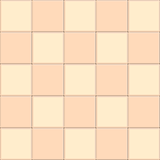

This game map was drawn from its Tiled (.tmx) file and the tilesets committed beside it. A one-line description and the full map source follow:
An orthogonal 5x5 tile map with 32x32 px tiles, 4 tile layers (Floor, Scenery, Entities, IA), 4 tilesets and 1 object (MovesAvailable).

<map version="1.0" orientation="orthogonal" renderorder="left-up" width="5" height="5" tilewidth="32" tileheight="32" nextobjectid="3">
 <tileset firstgid="1" name="Floor" tilewidth="32" tileheight="32" tilecount="64" columns="8">
  <image source="../Tilesets/Tileset_Floor.png" width="256" height="256" />
 </tileset>
 <tileset firstgid="65" name="Scenery" tilewidth="32" tileheight="32" tilecount="64" columns="8">
  <image source="../Tilesets/Tileset_Scenery.png" width="256" height="256" />
 </tileset>
 <tileset firstgid="129" name="Entities" tilewidth="32" tileheight="32" tilecount="64" columns="8">
  <image source="../Tilesets/Tileset_Entities.png" width="256" height="256" />
 </tileset>
 <tileset firstgid="193" name="IA" tilewidth="32" tileheight="32" tilecount="64" columns="8">
  <image source="../Tilesets/Tileset_IA.png" width="256" height="256" />
 </tileset>
 <layer name="Floor" width="5" height="5">
  <data>
   <tile gid="1" />
   <tile gid="2" />
   <tile gid="1" />
   <tile gid="2" />
   <tile gid="1" />
   <tile gid="2" />
   <tile gid="1" />
   <tile gid="2" />
   <tile gid="1" />
   <tile gid="2" />
   <tile gid="1" />
   <tile gid="2" />
   <tile gid="1" />
   <tile gid="2" />
   <tile gid="1" />
   <tile gid="2" />
   <tile gid="1" />
   <tile gid="2" />
   <tile gid="1" />
   <tile gid="2" />
   <tile gid="1" />
   <tile gid="2" />
   <tile gid="1" />
   <tile gid="2" />
   <tile gid="1" />
  </data>
 </layer>
 <layer name="Scenery" width="5" height="5">
  <data>
   <tile gid="0" />
   <tile gid="0" />
   <tile gid="0" />
   <tile gid="0" />
   <tile gid="0" />
   <tile gid="0" />
   <tile gid="0" />
   <tile gid="0" />
   <tile gid="0" />
   <tile gid="0" />
   <tile gid="0" />
   <tile gid="0" />
   <tile gid="0" />
   <tile gid="0" />
   <tile gid="0" />
   <tile gid="0" />
   <tile gid="0" />
   <tile gid="0" />
   <tile gid="0" />
   <tile gid="0" />
   <tile gid="0" />
   <tile gid="0" />
   <tile gid="0" />
   <tile gid="0" />
   <tile gid="0" />
  </data>
 </layer>
 <layer name="Entities" width="5" height="5">
  <data>
   <tile gid="0" />
   <tile gid="0" />
   <tile gid="0" />
   <tile gid="0" />
   <tile gid="0" />
   <tile gid="0" />
   <tile gid="0" />
   <tile gid="0" />
   <tile gid="0" />
   <tile gid="0" />
   <tile gid="0" />
   <tile gid="0" />
   <tile gid="0" />
   <tile gid="0" />
   <tile gid="0" />
   <tile gid="0" />
   <tile gid="0" />
   <tile gid="0" />
   <tile gid="0" />
   <tile gid="0" />
   <tile gid="0" />
   <tile gid="0" />
   <tile gid="0" />
   <tile gid="0" />
   <tile gid="0" />
  </data>
 </layer>
 <layer name="IA" width="5" height="5">
  <data>
   <tile gid="0" />
   <tile gid="0" />
   <tile gid="0" />
   <tile gid="0" />
   <tile gid="0" />
   <tile gid="0" />
   <tile gid="0" />
   <tile gid="0" />
   <tile gid="0" />
   <tile gid="0" />
   <tile gid="0" />
   <tile gid="0" />
   <tile gid="0" />
   <tile gid="0" />
   <tile gid="0" />
   <tile gid="0" />
   <tile gid="0" />
   <tile gid="0" />
   <tile gid="0" />
   <tile gid="0" />
   <tile gid="0" />
   <tile gid="0" />
   <tile gid="0" />
   <tile gid="0" />
   <tile gid="0" />
  </data>
 </layer>
 <objectgroup name="LevelInfo">
  <object id="1" name="MovesAvailable" x="0" y="0" width="32" height="32">
   <properties>
    <property name="Moves" type="int" value="0" />
   </properties>
  </object>
 </objectgroup>
</map>